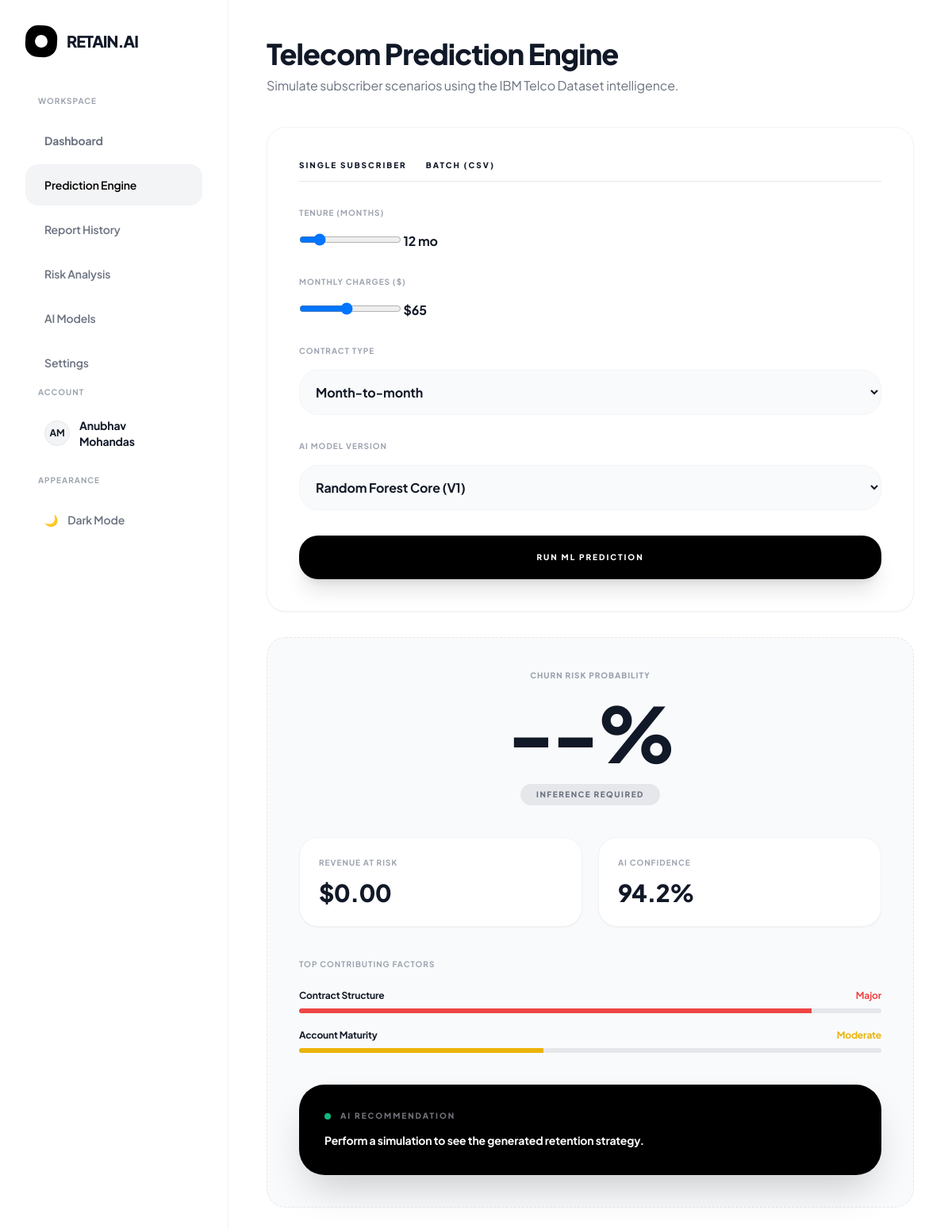
The app's page /prediction/ (signed in) with its own data.
### apps/customer/models.py (models this page shows, shortened)
class Customer(AbstractUser):
    company = models.CharField(max_length=255, blank=True, null=True)
    ROLE_CHOICES = [
        ('founder_ceo', 'Founder / CEO'),
        ('product_manager', 'Product Manager'),
        ('growth_marketing', 'Growth / Marketing'),
        ('data_analyst', 'Data Analyst'),
        ('customer_success', 'Customer Success'),
        ('engineer', 'Engineer'),
        ('other', 'Other'),
    ]
    role = models.CharField(max_length=20, choices=ROLE_CHOICES, blank=True, null=True)
    email = models.EmailField(unique=True)
    risk_threshold = models.IntegerField(default=70)
    USERNAME_FIELD = 'email'
    REQUIRED_FIELDS = ['username', 'first_name', 'last_name']

### apps/customer/views.py (the view)
# urls.py: path('prediction/', prediction_page, name='prediction_page'),
@login_required(login_url='/login/')
def prediction_page(request):
    return render(request, 'prediction.html')

### apps/customer/templates/prediction.html (shortened to what this page needs)
{% load static %}
<!DOCTYPE html>
<html lang="en" class="light">
<head>
  <script src="https://cdn.tailwindcss.com"></script>
  <link rel="stylesheet" href="{% static 'assets/css/global.css' %}">
  <link rel="stylesheet" href="{% static 'assets/css/prediction.css' %}">
</head>
<body class="flex min-h-screen bg-white dark:bg-[#050505] font-sans transition-colors duration-300">
  {% include 'sidebar.html' %}
  <div class="flex-1 flex flex-col min-w-0">
    <main class="flex-1 p-6 md:p-10 lg:p-12 overflow-y-auto">
      <header class="mb-10">
        <h2 class="text-3xl md:text-4xl font-extrabold tracking-tight mb-2 dark:text-white">Telecom Prediction Engine</h2>
        <p class="text-gray-500 dark:text-zinc-400">Simulate subscriber scenarios using the IBM Telco Dataset intelligence.</p>
      </header>
      <div class="grid grid-cols-1 xl:grid-cols-2 gap-8">
        <div class="bg-white dark:bg-zinc-900 p-8 md:p-10 curved border border-gray-100 dark:border-zinc-800 flex flex-col min-h-[600px] shadow-sm">
          <div class="flex gap-6 border-b border-gray-200 dark:border-zinc-800 mb-8">
            <button onclick="switchTab('single')" id="tab-single" class="tab-btn active pb-3 font-extrabold text-[10px] uppercase tracking-[0.2em] outline-none">Single Subscriber</button>
            <button onclick="switchTab('bulk')" id="tab-bulk" class="tab-btn pb-3 font-extrabold text-[10px] uppercase tracking-[0.2em] outline-none">Batch (CSV)</button>
          </div>
          <div id="content-single" class="space-y-8 flex-1 flex flex-col justify-between animate-fade-in">
            <div class="space-y-8">
                <div>
                  <label class="text-[10px] font-bold text-gray-400 dark:text-zinc-500 uppercase tracking-widest block mb-4">Tenure (Months)</label>
                  <div class="slider-row">
                      <input type="range" id="slider-tenure" min="1" max="72" value="12" oninput="updateSlider('slider-tenure', 'val-tenure', ' mo')">
                      <span class="slider-val font-bold" id="val-tenure">12 mo</span>
                  </div>
                </div>
                <div>
                  <label class="text-[10px] font-bold text-gray-400 dark:text-zinc-500 uppercase tracking-widest block mb-4">Monthly Charges ($)</label>
                  <div class="slider-row">
                      <input type="range" id="slider-charges" min="18" max="120" value="65" oninput="updateSlider('slider-charges', 'val-charges', '$', true)">
                      <span class="slider-val font-bold" id="val-charges">$65</span>
                  </div>
                </div>
                <div>
                  <label class="text-[10px] font-bold text-gray-400 dark:text-zinc-500 uppercase tracking-widest block mb-4">Contract Type</label>
                  <select id="select-contract" onchange="runSingleSimulation()" class="w-full bg-gray-50 dark:bg-zinc-800 dark:text-white p-4 curved font-bold outline-none border border-gray-100 dark:border-zinc-700 cursor-pointer focus:border-black dark:focus:border-white transition-all">
                    <option value="Month-to-month">Month-to-month</option>
                  </select>
                </div>
                <div>
                  <label class="text-[10px] font-bold text-gray-400 dark:text-zinc-500 uppercase tracking-widest block mb-4">AI Model Version</label>
                  <select id="model-select-single" onchange="runSingleSimulation()" class="w-full bg-gray-50 dark:bg-zinc-800 dark:text-white p-4 curved font-bold outline-none border border-gray-100 dark:border-zinc-700 cursor-pointer">
                    <option value="random_forest">Random Forest Core (V1)</option>
                  </select>
                </div>
            </div>
            <button onclick="runSingleSimulation()" class="w-full bg-black dark:bg-white dark:text-black text-white py-5 curved font-extrabold text-[10px] tracking-[0.2em] uppercase hover:scale-[0.98] transition-all active:scale-95 mt-8 shadow-xl shadow-black/10">
              Run ML Prediction
            </button>
          </div>
        </div>
        <div id="outcome-area" class="bg-gray-50 dark:bg-zinc-900/50 p-8 md:p-10 curved border border-dashed border-gray-200 dark:border-zinc-800 flex flex-col min-h-[500px] transition-all duration-500">
          <div id="single-outcome-view" class="flex flex-col h-full animate-fade-in">
            <div class="text-center mb-10">
              <p class="text-[10px] font-extrabold text-gray-400 dark:text-zinc-500 uppercase tracking-widest mb-4">Churn Risk Probability</p>
              <h4 class="text-8xl font-black mb-4 dark:text-white tracking-tighter" id="outcome-value">--%</h4>
              <div id="risk-badge" class="inline-block px-5 py-1.5 rounded-full text-[10px] font-black uppercase tracking-[0.15em] bg-gray-200 text-gray-500">Inference Required</div>
            </div>
            <div class="grid grid-cols-2 gap-5 mb-10">
                <div class="bg-white dark:bg-zinc-900 p-6 rounded-3xl border border-gray-100 dark:border-zinc-800 shadow-sm">
                    <p class="text-[10px] font-bold text-gray-400 uppercase tracking-widest mb-3">Revenue At Risk</p>
                    <p class="text-3xl font-black dark:text-white tracking-tight" id="mrr-impact">$0.00</p>
                </div>
                <div class="bg-white dark:bg-zinc-900 p-6 rounded-3xl border border-gray-100 dark:border-zinc-800 shadow-sm">
                    <p class="text-[10px] font-bold text-gray-400 uppercase tracking-widest mb-3">AI Confidence</p>
                    <p class="text-3xl font-black dark:text-white tracking-tight">94.2%</p>
                </div>
            </div>
            <div class="mb-10 text-left">
                <p class="text-[10px] font-bold text-gray-400 dark:text-zinc-500 uppercase tracking-widest mb-6">Top Contributing Factors</p>
                <div class="space-y-5">
                    <div class="space-y-2">
                        <div class="flex justify-between text-xs font-bold"><span class="dark:text-zinc-300">Contract Structure</span><span class="text-red-500">Major</span></div>
                        <div class="w-full bg-gray-200 dark:bg-zinc-800 h-1.5 rounded-full overflow-hidden">
                            <div class="bg-red-500 h-full w-[88%]"></div>
                        </div>
                    </div>
                    <div class="space-y-2">
                        <div class="flex justify-between text-xs font-bold"><span class="dark:text-zinc-300">Account Maturity</span><span class="text-yellow-500">Moderate</span></div>
                        <div class="w-full bg-gray-200 dark:bg-zinc-800 h-1.5 rounded-full overflow-hidden">
                            <div class="bg-yellow-500 h-full w-[42%]"></div>
                        </div>
                    </div>
                </div>
            </div>
            <div class="mt-auto bg-black dark:bg-white p-8 rounded-[32px] text-left shadow-2xl shadow-black/20">
                <div class="flex items-center gap-3 mb-3">
                    <span class="flex h-2 w-2 rounded-full bg-emerald-500 animate-pulse"></span>
                    <p class="text-[10px] font-black text-zinc-500 dark:text-zinc-400 uppercase tracking-[0.2em]">AI Recommendation</p>
                </div>
                <p class="text-sm font-bold text-white dark:text-black leading-relaxed" id="ai-recommendation">
                    Perform a simulation to see the generated retention strategy.
                </p>
            </div>
          </div>
        </div>
      </div>
    </main>
  </div>
</body>
</html>

### apps/customer/templates/sidebar.html (shortened to what this page needs)
{% load static %}
<aside id="sidebar" class="w-72 bg-white dark:bg-[#0d0d0d] border-r border-gray-100 dark:border-zinc-800 flex flex-col h-screen p-8 transition-colors overflow-y-auto z-40 fixed lg:relative -translate-x-full lg:translate-x-0 transition-transform duration-300">
  <div class="flex items-center gap-3 mb-12">
    <div class="w-10 h-10 bg-black dark:bg-white rounded-2xl flex items-center justify-center rotate-3 flex-shrink-0">
      <div class="w-4 h-4 bg-white dark:bg-black rounded-full"></div>
    </div>
    <h1 class="text-xl font-extrabold tracking-tighter dark:text-white">RETAIN.AI</h1>
  </div>
  <nav class="space-y-1 flex-1" role="navigation">
    <p class="text-[10px] font-bold text-gray-400 dark:text-zinc-500 uppercase tracking-widest mb-4 ml-4">Workspace</p>
    <a href="{% url 'dashboard_page' %}" class="nav-link w-full flex items-center gap-3 px-6 py-4 rounded-2xl font-bold text-sm {% if request.resolver_match.url_name == 'dashboard_page' %}bg-gray-100 dark:bg-zinc-800 text-black dark:text-white{% else %}text-gray-500 dark:text-zinc-400 hover:bg-gray-50 dark:hover:bg-zinc-800/50{% endif %}">
      Dashboard
    </a>
    <a href="{% url 'prediction_page' %}" class="nav-link w-full flex items-center gap-3 px-6 py-4 rounded-2xl font-semibold text-sm transition {% if request.resolver_match.url_name == 'prediction_page' %}bg-gray-100 dark:bg-zinc-800 text-black dark:text-white{% else %}text-gray-500 dark:text-zinc-400 hover:bg-gray-50 dark:hover:bg-zinc-800/50{% endif %}">
      Prediction Engine
    </a>
    <a href="{% url 'report_history' %}" class="nav-link w-full flex items-center gap-3 px-6 py-4 text-gray-500 dark:text-zinc-400 rounded-2xl font-semibold text-sm transition hover:bg-gray-50 dark:hover:bg-zinc-800/50">
      Report History
    </a>
    <a href="{% url 'risk_analysis' %}" class="nav-link w-full flex items-center gap-3 px-6 py-4 text-gray-500 dark:text-zinc-400 rounded-2xl font-semibold text-sm transition hover:bg-gray-50 dark:hover:bg-zinc-800/50">Risk Analysis</a>
    <a href="{% url 'ai_models_page' %}" class="nav-link w-full flex items-center gap-3 px-6 py-4 text-gray-500 dark:text-zinc-400 rounded-2xl font-semibold text-sm transition hover:bg-gray-50 dark:hover:bg-zinc-800/50">AI Models</a>
    <a href="{% url 'settings_page' %}" class="nav-link w-full flex items-center gap-3 px-6 py-4 rounded-2xl font-semibold text-sm transition {% if request.resolver_match.url_name == 'settings_page' %}active bg-gray-100 dark:bg-zinc-800 text-black dark:text-white{% else %}text-gray-500 dark:text-zinc-400 hover:bg-gray-50 dark:hover:bg-zinc-800/50{% endif %}">
    Settings
  </a>
    <div class="mt-8">
      <p class="text-[10px] font-bold text-gray-400 dark:text-zinc-500 uppercase tracking-widest mb-4 ml-4">Account</p>
      <div class="flex items-center gap-3 px-6 py-2 mb-2">
        <div class="w-8 h-8 bg-gray-100 dark:bg-zinc-800 rounded-full flex items-center justify-center font-bold text-xs dark:text-white border border-gray-200 dark:border-zinc-700">
          {{ request.user.first_name|slice:":1" }}{{ request.user.last_name|slice:":1" }}
        </div>
        <span class="font-bold text-sm dark:text-white">{{ request.user.get_full_name|default:request.user.username }}</span>
      </div>
      <p class="text-[10px] font-bold text-gray-400 dark:text-zinc-500 uppercase tracking-widest mb-4 ml-4 mt-6">Appearance</p>
      <button id="themeToggle" class="w-full flex items-center gap-3 px-6 py-4 text-gray-500 dark:text-zinc-400 rounded-2xl font-semibold text-sm transition hover:bg-gray-50 dark:hover:bg-zinc-800/50">
        <span id="themeIcon">🌙</span> <span id="themeText">Dark Mode</span>
      </button>
    </div>
  </nav>
</aside>

### static/assets/css/global.css (style rules this page uses)
:root { --bg: #f9fafb; --card-bg: #ffffff; --accent: #000000; --curve: 1.5rem; }
body { font-family: 'Plus Jakarta Sans', sans-serif; background-color: var(--bg); color: #111827; letter-spacing: -0.01em; transition: background-color 0.3s ease; }
.curved { border-radius: var(--curve); }
.nav-link { position: relative; }
#sidebar { transition: transform 0.3s cubic-bezier(0.4, 0, 0.2, 1); }

### records on screen
Customer: user.first_name "A", user.last_name "M", user.get_full_name "Anubhav Mohandas"
